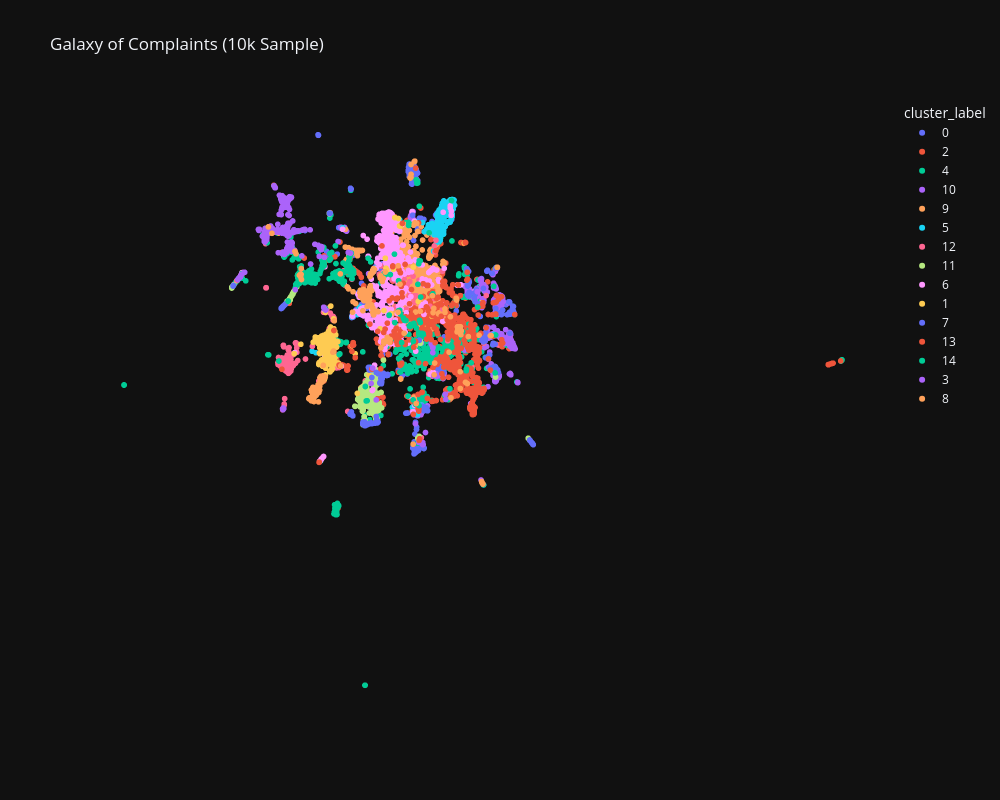

Here is the notebook cell this chart was saved with:
### Code cell
import numpy as np
import umap
import plotly.express as px
from sklearn.cluster import KMeans

# --- STEP 0: Create the 10k Sample ---
print("Sampling 10,000 rows for speed...")

# Get random indices
# (If you have fewer than 10k rows, we just take them all)
sample_size = min(10000, len(df_all_years))
indices = np.random.choice(len(df_all_years), sample_size, replace=False)

# Create the subsets
# .iloc[] selects rows by index position
df_subset = df_all_years.iloc[indices].copy()
embeddings_subset = embeddings[indices]

print(f"Working with {len(df_subset)} rows.")


# --- STEP 1: Clustering (on the subset) ---
print("Step 1: Clustering data...")
kmeans = KMeans(n_clusters=15, random_state=42)
clusters = kmeans.fit_predict(embeddings_subset)
df_subset['cluster_label'] = clusters.astype(str)


# --- STEP 2: UMAP (on the subset) ---
print("Step 2: Running UMAP (this will now be very fast)...")
reducer = umap.UMAP(n_neighbors=15, n_components=2, metric='cosine', random_state=42)
umap_2d = reducer.fit_transform(embeddings_subset)

# Add coordinates to the SUBSET dataframe
df_subset['x_coord'] = umap_2d[:, 0]
df_subset['y_coord'] = umap_2d[:, 1]


# --- STEP 3: Plotting ---
print("Step 3: Generating plot...")
df_subset['short_text'] = df_subset['complaint_text'].str.slice(0, 50) + "..."

fig = px.scatter(
    df_subset,
    x='x_coord',
    y='y_coord',
    color='cluster_label',
    hover_data=['short_text', 'unique_id'],
    title='Galaxy of Complaints (10k Sample)',
    template='plotly_dark',
    width=1000,
    height=800
)

fig.update_xaxes(visible=False)
fig.update_yaxes(visible=False)

fig.show()

### Figure 1 — Plotly figure (JSON) as saved in the notebook; plotly's stock layout.template omitted (floating-point values rounded to 4 significant figures; data arrays with more than 128 entries replaced by an {"elided": "..."} marker saying what was removed)
{"data": [{"customdata": {"elided": "542x2 mixed values"}, "hovertemplate": "cluster_label=0<br>x_coord=%{x}<br>y_coord=%{y}<br>short_text=%{customdata[0]}<br>unique_id=%{customdata[1]}<extra></extra>", "legendgroup": "0", "marker": {"color": "#636efa", "symbol": "circle"}, "mode": "markers", "name": "0", "showlegend": true, "type": "scattergl", "x": {"elided": "542 float values"}, "xaxis": "x", "y": {"elided": "542 float values"}, "yaxis": "y"}, {"customdata": {"elided": "1320x2 mixed values"}, "hovertemplate": "cluster_label=2<br>x_coord=%{x}<br>y_coord=%{y}<br>short_text=%{customdata[0]}<br>unique_id=%{customdata[1]}<extra></extra>", "legendgroup": "2", "marker": {"color": "#EF553B", "symbol": "circle"}, "mode": "markers", "name": "2", "showlegend": true, "type": "scattergl", "x": {"elided": "1320 float values"}, "xaxis": "x", "y": {"elided": "1320 float values"}, "yaxis": "y"}, {"customdata": {"elided": "758x2 mixed values"}, "hovertemplate": "cluster_label=4<br>x_coord=%{x}<br>y_coord=%{y}<br>short_text=%{customdata[0]}<br>unique_id=%{customdata[1]}<extra></extra>", "legendgroup": "4", "marker": {"color": "#00cc96", "symbol": "circle"}, "mode": "markers", "name": "4", "showlegend": true, "type": "scattergl", "x": {"elided": "758 float values"}, "xaxis": "x", "y": {"elided": "758 float values"}, "yaxis": "y"}, {"customdata": {"elided": "875x2 mixed values"}, "hovertemplate": "cluster_label=10<br>x_coord=%{x}<br>y_coord=%{y}<br>short_text=%{customdata[0]}<br>unique_id=%{customdata[1]}<extra></extra>", "legendgroup": "10", "marker": {"color": "#ab63fa", "symbol": "circle"}, "mode": "markers", "name": "10", "showlegend": true, "type": "scattergl", "x": {"elided": "875 float values"}, "xaxis": "x", "y": {"elided": "875 float values"}, "yaxis": "y"}, {"customdata": {"elided": "939x2 mixed values"}, "hovertemplate": "cluster_label=9<br>x_coord=%{x}<br>y_coord=%{y}<br>short_text=%{customdata[0]}<br>unique_id=%{customdata[1]}<extra></extra>", "legendgroup": "9", "marker": {"color": "#FFA15A", "symbol": "circle"}, "mode": "markers", "name": "9", "showlegend": true, "type": "scattergl", "x": {"elided": "939 float values"}, "xaxis": "x", "y": {"elided": "939 float values"}, "yaxis": "y"}, {"customdata": {"elided": "423x2 mixed values"}, "hovertemplate": "cluster_label=5<br>x_coord=%{x}<br>y_coord=%{y}<br>short_text=%{customdata[0]}<br>unique_id=%{customdata[1]}<extra></extra>", "legendgroup": "5", "marker": {"color": "#19d3f3", "symbol": "circle"}, "mode": "markers", "name": "5", "showlegend": true, "type": "scattergl", "x": {"elided": "423 float values"}, "xaxis": "x", "y": {"elided": "423 float values"}, "yaxis": "y"}, {"customdata": {"elided": "439x2 mixed values"}, "hovertemplate": "cluster_label=12<br>x_coord=%{x}<br>y_coord=%{y}<br>short_text=%{customdata[0]}<br>unique_id=%{customdata[1]}<extra></extra>", "legendgroup": "12", "marker": {"color": "#FF6692", "symbol": "circle"}, "mode": "markers", "name": "12", "showlegend": true, "type": "scattergl", "x": {"elided": "439 float values"}, "xaxis": "x", "y": {"elided": "439 float values"}, "yaxis": "y"}, {"customdata": {"elided": "535x2 mixed values"}, "hovertemplate": "cluster_label=11<br>x_coord=%{x}<br>y_coord=%{y}<br>short_text=%{customdata[0]}<br>unique_id=%{customdata[1]}<extra></extra>", "legendgroup": "11", "marker": {"color": "#B6E880", "symbol": "circle"}, "mode": "markers", "name": "11", "showlegend": true, "type": "scattergl", "x": {"elided": "535 float values"}, "xaxis": "x", "y": {"elided": "535 float values"}, "yaxis": "y"}, {"customdata": {"elided": "1084x2 mixed values"}, "hovertemplate": "cluster_label=6<br>x_coord=%{x}<br>y_coord=%{y}<br>short_text=%{customdata[0]}<br>unique_id=%{customdata[1]}<extra></extra>", "legendgroup": "6", "marker": {"color": "#FF97FF", "symbol": "circle"}, "mode": "markers", "name": "6", "showlegend": true, "type": "scattergl", "x": {"elided": "1084 float values"}, "xaxis": "x", "y": {"elided": "1084 float values"}, "yaxis": "y"}, {"customdata": {"elided": "379x2 mixed values"}, "hovertemplate": "cluster_label=1<br>x_coord=%{x}<br>y_coord=%{y}<br>short_text=%{customdata[0]}<br>unique_id=%{customdata[1]}<extra></extra>", "legendgroup": "1", "marker": {"color": "#FECB52", "symbol": "circle"}, "mode": "markers", "name": "1", "showlegend": true, "type": "scattergl", "x": {"elided": "379 float values"}, "xaxis": "x", "y": {"elided": "379 float values"}, "yaxis": "y"}, {"customdata": {"elided": "461x2 mixed values"}, "hovertemplate": "cluster_label=7<br>x_coord=%{x}<br>y_coord=%{y}<br>short_text=%{customdata[0]}<br>unique_id=%{customdata[1]}<extra></extra>", "legendgroup": "7", "marker": {"color": "#636efa", "symbol": "circle"}, "mode": "markers", "name": "7", "showlegend": true, "type": "scattergl", "x": {"elided": "461 float values"}, "xaxis": "x", "y": {"elided": "461 float values"}, "yaxis": "y"}, {"customdata": {"elided": "840x2 mixed values"}, "hovertemplate": "cluster_label=13<br>x_coord=%{x}<br>y_coord=%{y}<br>short_text=%{customdata[0]}<br>unique_id=%{customdata[1]}<extra></extra>", "legendgroup": "13", "marker": {"color": "#EF553B", "symbol": "circle"}, "mode": "markers", "name": "13", "showlegend": true, "type": "scattergl", "x": {"elided": "840 float values"}, "xaxis": "x", "y": {"elided": "840 float values"}, "yaxis": "y"}, {"customdata": {"elided": "524x2 mixed values"}, "hovertemplate": "cluster_label=14<br>x_coord=%{x}<br>y_coord=%{y}<br>short_text=%{customdata[0]}<br>unique_id=%{customdata[1]}<extra></extra>", "legendgroup": "14", "marker": {"color": "#00cc96", "symbol": "circle"}, "mode": "markers", "name": "14", "showlegend": true, "type": "scattergl", "x": {"elided": "524 float values"}, "xaxis": "x", "y": {"elided": "524 float values"}, "yaxis": "y"}, {"customdata": {"elided": "539x2 mixed values"}, "hovertemplate": "cluster_label=3<br>x_coord=%{x}<br>y_coord=%{y}<br>short_text=%{customdata[0]}<br>unique_id=%{customdata[1]}<extra></extra>", "legendgroup": "3", "marker": {"color": "#ab63fa", "symbol": "circle"}, "mode": "markers", "name": "3", "showlegend": true, "type": "scattergl", "x": {"elided": "539 float values"}, "xaxis": "x", "y": {"elided": "539 float values"}, "yaxis": "y"}, {"customdata": {"elided": "342x2 mixed values"}, "hovertemplate": "cluster_label=8<br>x_coord=%{x}<br>y_coord=%{y}<br>short_text=%{customdata[0]}<br>unique_id=%{customdata[1]}<extra></extra>", "legendgroup": "8", "marker": {"color": "#FFA15A", "symbol": "circle"}, "mode": "markers", "name": "8", "showlegend": true, "type": "scattergl", "x": {"elided": "342 float values"}, "xaxis": "x", "y": {"elided": "342 float values"}, "yaxis": "y"}], "layout": {"height": 800, "legend": {"title": {"text": "cluster_label"}, "tracegroupgap": 0}, "title": {"text": "Galaxy of Complaints (10k Sample)"}, "width": 1000, "xaxis": {"anchor": "y", "domain": [0, 1], "title": {"text": "x_coord"}, "visible": false}, "yaxis": {"anchor": "x", "domain": [0, 1], "title": {"text": "y_coord"}, "visible": false}}}
